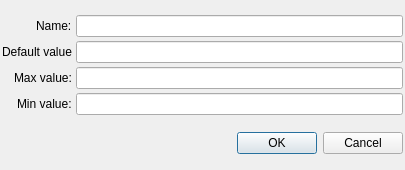
<?xml version="1.0" encoding="UTF-8"?>
<ui version="4.0">
 <class>AttributeValueRangeDialog</class>
 <widget class="QDialog" name="AttributeValueRangeDialog">
  <property name="geometry">
   <rect>
    <x>0</x>
    <y>0</y>
    <width>405</width>
    <height>170</height>
   </rect>
  </property>
  <property name="minimumSize">
   <size>
    <width>400</width>
    <height>170</height>
   </size>
  </property>
  <property name="windowTitle">
   <string>Dialog</string>
  </property>
  <layout class="QVBoxLayout" name="verticalLayout">
   <property name="spacing">
    <number>4</number>
   </property>
   <property name="leftMargin">
    <number>2</number>
   </property>
   <property name="topMargin">
    <number>2</number>
   </property>
   <property name="rightMargin">
    <number>2</number>
   </property>
   <property name="bottomMargin">
    <number>2</number>
   </property>
   <item>
    <layout class="QGridLayout" name="gridLayout">
     <item row="0" column="1">
      <widget class="QLineEdit" name="lineEditAttributeName"/>
     </item>
     <item row="2" column="0" alignment="Qt::AlignRight">
      <widget class="QLabel" name="label_3">
       <property name="text">
        <string>Max value:</string>
       </property>
      </widget>
     </item>
     <item row="0" column="0" alignment="Qt::AlignRight">
      <widget class="QLabel" name="label">
       <property name="text">
        <string>Name:</string>
       </property>
      </widget>
     </item>
     <item row="1" column="0">
      <widget class="QLabel" name="label_2">
       <property name="text">
        <string>Default value</string>
       </property>
      </widget>
     </item>
     <item row="1" column="1">
      <widget class="QLineEdit" name="lineEditDefaultValue"/>
     </item>
     <item row="3" column="0" alignment="Qt::AlignRight">
      <widget class="QLabel" name="label_4">
       <property name="text">
        <string>Min value:</string>
       </property>
      </widget>
     </item>
     <item row="2" column="1">
      <widget class="QLineEdit" name="lineEditMaxValue"/>
     </item>
     <item row="3" column="1">
      <widget class="QLineEdit" name="lineEditMinValue"/>
     </item>
    </layout>
   </item>
   <item>
    <widget class="QDialogButtonBox" name="buttonBox">
     <property name="orientation">
      <enum>Qt::Horizontal</enum>
     </property>
     <property name="standardButtons">
      <set>QDialogButtonBox::Cancel|QDialogButtonBox::Ok</set>
     </property>
    </widget>
   </item>
  </layout>
 </widget>
 <resources/>
 <connections>
  <connection>
   <sender>buttonBox</sender>
   <signal>accepted()</signal>
   <receiver>AttributeValueRangeDialog</receiver>
   <slot>accept()</slot>
   <hints>
    <hint type="sourcelabel">
     <x>248</x>
     <y>254</y>
    </hint>
    <hint type="destinationlabel">
     <x>157</x>
     <y>274</y>
    </hint>
   </hints>
  </connection>
  <connection>
   <sender>buttonBox</sender>
   <signal>rejected()</signal>
   <receiver>AttributeValueRangeDialog</receiver>
   <slot>reject()</slot>
   <hints>
    <hint type="sourcelabel">
     <x>316</x>
     <y>260</y>
    </hint>
    <hint type="destinationlabel">
     <x>286</x>
     <y>274</y>
    </hint>
   </hints>
  </connection>
 </connections>
</ui>
